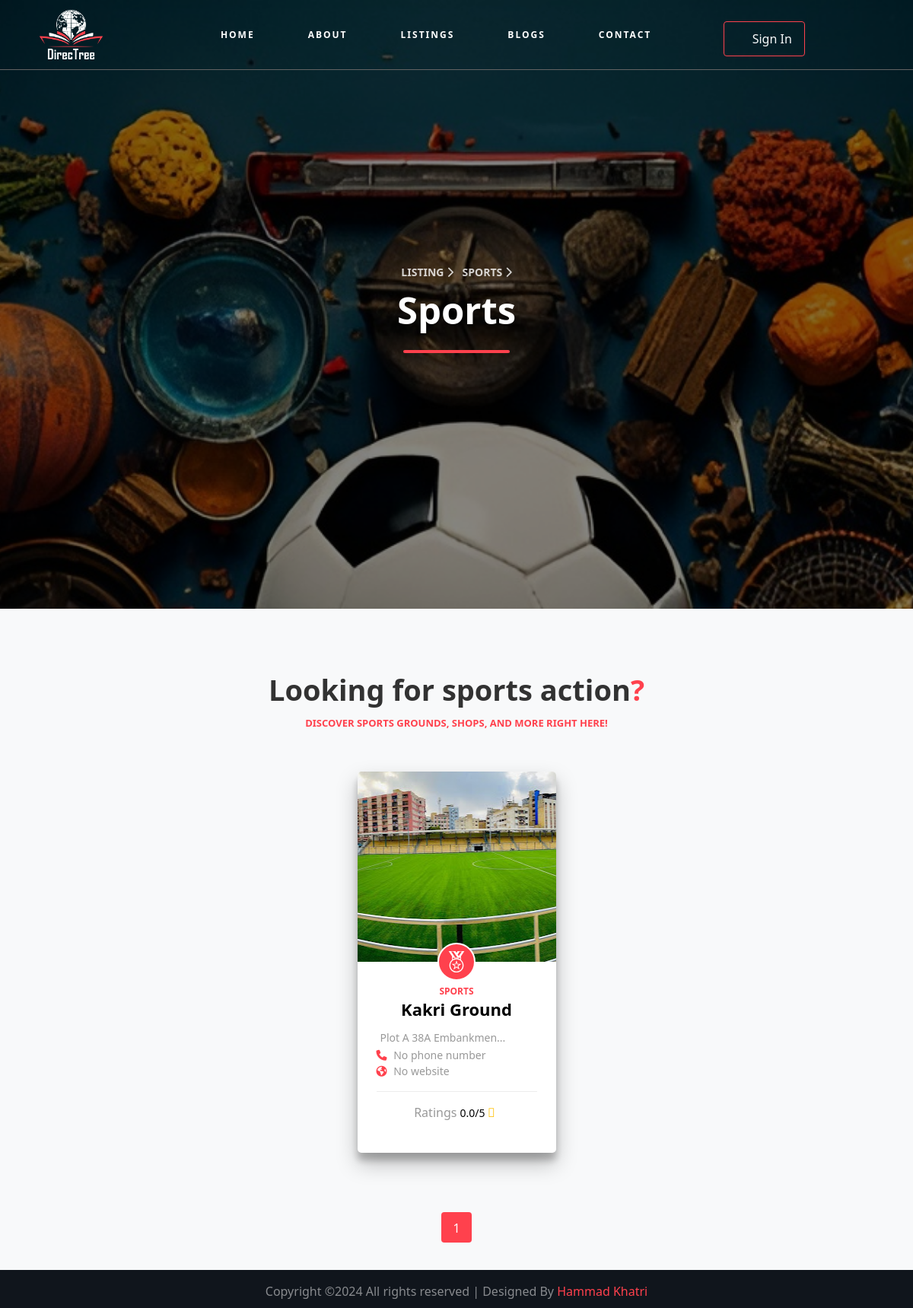
The app's page /sports.php with its own data.
### tables this page shows
CREATE TABLE `listings` (
  `id` int(11) NOT NULL,
  `username` text NOT NULL,
  `listing_cat` varchar(250) NOT NULL,
  `name` text NOT NULL,
  `desciption` text NOT NULL,
  `address` text NOT NULL,
  `location` text NOT NULL,
  `open_time` time NOT NULL,
  `close_time` time NOT NULL,
  `phone` text NOT NULL,
  `website` text NOT NULL,
  `picture` text NOT NULL,
  `status` enum('pending','approved','rejected') NOT NULL,
  `add_time` datetime NOT NULL DEFAULT current_timestamp()
);

### sports.php (the view, shortened to what this page needs)
<!DOCTYPE html>
<html lang="en">
<head>
    <link href="https://cdn.jsdelivr.net/npm/bootstrap@5.0.2/dist/css/bootstrap.min.css" rel="stylesheet"
>
    <link rel="stylesheet" href="https://cdn.jsdelivr.net/npm/aos@2.3.4/dist/aos.css">
    <link rel="stylesheet" href="css/simple-line-icons.css">
    <link rel="stylesheet" href="https://cdnjs.cloudflare.com/ajax/libs/font-awesome/6.6.0/css/all.min.css">
    <link rel="stylesheet" href="https://cdnjs.cloudflare.com/ajax/libs/ionicons/4.5.6/css/ionicons.min.css">
    <link rel="stylesheet" href="css/themify-icons.css">
    <link rel="stylesheet" href="css/set1.css">
    <link rel="stylesheet" href="css/style.css">
</head>
<body data-aos-easing="ease" data-aos-duration="400" data-aos-delay="0">
    <?php
    include 'partials/_nav.php';
    ?>
    <section id="sports-hero" class="d-flex align-items-center">
        <div class="overlay"></div>
        <div class="container-fluid">
            <div class="row no-gutters slider-text align-items-center justify-content-center">
                <div class="col-lg-8 text-center pb-5 mt-5 ">
                    <div class="row text-center justify-content-center">
                        <div class="col-lg-9">
                            <p class="breadcrumbs text-center">
                                <span class="me-2">
                                    <a href="listing.php">
                                        Listing
                                        <i class="fa fa-chevron-right"></i>
                                    </a>
                                </span>
                                <span>
                                    Sports
                                    <i class="fa fa-chevron-right"></i>
                                </span>
                            <div class="styled-heading">
                                <h1>Sports</h1>
                            </div>
                            </p>
                        </div>
                    </div>
                </div>
            </div>
        </div>
    </section>
    <section id="sports" class="ftco-section mb-0 bg-light">
        <div class="container-xl">
            <div class="row justify-content-center mb-5 mt-5">
                <div class="col-md-12 heading-section text-center" data-aos="fade-up" data-aos-duration="1000">
                    <h2>
                        Looking for sports action<span>?</span>
                    </h2>
                    <span class="subheading">Discover sports grounds, shops, and more right here!</span>
                </div>
            </div>
        </div>
        <div class="container">
            <div class="row justify-content-center">
            <?php
                $page = isset($_GET['page']) ? $_GET['page'] : 1;
                $limit = 8;
                $offset = ($page - 1) * $limit;
                $sql = "SELECT * FROM `listings` WHERE `listing_cat` = 'sports' AND `status` = 'approved' ORDER BY `id` LIMIT $limit OFFSET $offset";
                $result = mysqli_query($conn, $sql);
                if (mysqli_num_rows($result) > 0) {
                    while ($row = mysqli_fetch_assoc($result)) {
                ?>
                        <div class="col-md-6 col-lg-3 d-flex align-items-stretch aos-init aos-animate" data-aos="fade-up"
                            data-aos-delay="100" data-aos-duration="1000">
                            <div class="listing-wrap">
                                <a href="admin/listing/<?php echo $row['picture']; ?>"
                                    class="img img-property d-flex align-items-center justify-content-center glightbox"
                                    style="background-image: url(admin/listing/<?php echo $row['picture']; ?>); background-position: center;">
                                </a>
                                <div class="text text-center">
                                    <?php
                                    include 'partials/_svgLogic.php';
                                    ?>
                                    <span class="subheading"><?php echo $row['listing_cat']; ?></span>
                                    <h3><a href="details.php?id=<?php echo $row['id']; ?>#details-hero"><?php echo substr($row['name'], 0, 17); ?></a></h3>
                                    <ul>
                                        <li>
                                            <p><span class="ion-ios-pin" style="font-size: 18px;"></span>
                                                <?php echo substr($row['address'], 0, 20) . '...'; ?>
                                            </p>
                                        </li>
                                        <li>
                                            <p><span class="fa fa-phone"></span>
                                                <?php
                                                if (isset($row['phone']) && !empty($row['phone'])) {
                                                    echo $row['phone'];
                                                } else {
                                                    echo 'No phone number';
                                                }
                                                ?>
                                            </p>
                                        </li>
                                        <li>
                                            <p>
                                                <span class="fa fa-earth"></span>
                                                <?php
                                                if (isset($row['website']) && !empty($row['website'])) {
                                                    echo substr($row['website'], 0, 25) . '...';
                                                } else {
                                                    echo 'No website';
                                                }
                                                ?>
                                            </p>
                                        </li>
                                    </ul>
                                    <div class="info-wrap2 d-flex align-items-center mb-3">
                                        <p class="review">
                                            <span class="rev">Ratings <small>
                                                    <?php
                                                    $good = 0;
                                                    $bad = 0;
                                                    $totalRating = $good + $bad;
                                                    if ($totalRating > 0) {
                                                        $ratingPer = ($good / $totalRating) * 5;
                                                    } else {
                                                        $ratingPer = 0;
                                                    }
                                                    echo round($ratingPer) . '.0/5';
                                                    ?>
                                                </small>
                                                <span class="ico ion-ios-star"></span>
                                            </span>
                                            <br>
                                        </p>
                                    </div>
                                </div>
                            </div>
                        </div>
                <?php
                    }
                }
                ?>
            </div>
            <?php
            $sql = "SELECT COUNT(*) AS total FROM `listings` WHERE `listing_cat` = 'sports' AND `status` = 'approved'";
            $totalResult = mysqli_query($conn, $sql);
            $totalRow = mysqli_fetch_assoc($totalResult);
            $totalBlogs = $totalRow['total'];
            $pages = ceil($totalBlogs / $limit);
            ?>
            <div class="row mt-5">
                <div class="col text-center">
                    <div class="block-27">
                        <ul>
                            <?php for ($i = 1; $i <= $pages; $i++): ?>
                                <li class="<?php echo ($i == $page) ? 'active' : ''; ?>">
                                    <?php if ($i == $page): ?>
                                        <span><?php echo $i; ?></span>
                                    <?php else: ?>
                                        <a href="?page=<?php echo $i; ?>"><?php echo $i; ?></a>
                                    <?php endif; ?>
                                </li>
                            <?php endfor; ?>
                        </ul>
                    </div>
                </div>
            </div>
        </div>
    </section>
    <?php
    include 'partials/_footer.php';
    ?>
</body>
</html>

### partials/_svgLogic.php (shortened to what this page needs)
<?php
            if ($row['listing_cat'] === 'Food & Drink') {
                echo'
                <a href="food_drink.php">
                                <div class="icon d-flex align-items-center justify-content-center">
                                    <svg version="1.1" id="Layer_1" xmlns="http://www.w3.org/2000/svg"
                                        xmlns:xlink="http://www.w3.org/1999/xlink" viewBox="0 0 503.607 503.607"
                                        xml:space="preserve">
                                        <g transform="translate(1 1)">
                                            <g>
                                                <path
                                                    d="M485.82,82.92H376.705V46.109l54.557-31.176c4.197-2.518,5.875-7.554,3.357-11.751s-7.554-5.036-11.751-3.357 l-58.754,33.574c-0.418,0.251-0.794,0.533-1.147,0.831c-1.922,1.465-3.05,3.81-3.05,6.723V82.92H250.803 c-9.233,0-16.787,7.554-16.787,16.787v33.574c0,6.308,3.529,11.829,8.709,14.696l1.666,33.32 c-20.724-3.946-43.922-6.048-69.129-6.048C69.505,175.248-1,212.179-1,267.576v8.393c0,9.233,7.554,16.787,16.787,16.787h8.393 v18.997c-12.177,3.394-21.682,12.859-24.341,25.489c-1.679,9.233,0.839,18.466,6.715,26.02c4.225,5.432,10.622,9.55,17.626,11.754 v9.251C10.294,384.717-1,396.277-1,410.264v15.948c0,13.987,11.294,25.547,25.18,25.998v25.202c0,14.269,10.911,25.18,25.18,25.18 h251.803h151.921c13.43,0,24.341-10.911,25.18-24.341l15.649-330.285c5.17-2.87,8.692-8.384,8.692-14.686V99.707 C502.607,90.474,495.052,82.92,485.82,82.92z M250.803,99.707H485.82v33.574H250.803V99.707z M40.967,384.245v-8.446 c5.448-1.186,10.649-3.6,15.108-7.501c4.197-4.197,7.554-10.072,9.233-16.787h26.02c4.197,14.269,16.787,25.18,32.734,25.18 c15.948,0,29.377-10.911,32.734-25.18h36.092c4.197,14.269,16.787,25.18,32.734,25.18c15.948,0,29.377-10.911,32.734-25.18h26.859 c1.679,6.715,4.197,12.59,9.233,16.787c4.259,3.651,9.404,6.411,15.108,7.658v8.289H40.967z M338.692,316.947 c-3.615-2.959-7.811-5.23-12.348-6.564v-17.626h8.393c9.233,0,16.787-7.554,16.787-16.787v-8.393c0-1.129-0.037-2.25-0.092-3.365 c-0.005-0.089-0.009-0.178-0.014-0.267c-0.56-10.565-3.6-20.524-9.646-29.875c-0.369-0.588-0.756-1.171-1.146-1.752 c8.389-4.192,17.617-6.708,27.683-6.708c32.734,0,58.754,26.02,58.754,58.754s-26.02,58.754-58.754,58.754 c-5.875,0-10.911-0.839-16.787-2.518C350.966,331.104,345.945,322.728,338.692,316.947z M15.787,267.576 c0-44.485,65.469-75.541,159.475-75.541c76.159,0,133.582,20.385,152.643,51.778c4.549,7.698,6.832,15.73,6.832,23.762v8.393 h-16.787H32.574H15.787V267.576z M309.557,292.756v16.787H40.967v-16.787H309.557z M19.984,352.349 c-2.518-2.518-4.197-6.715-3.357-12.59c0.839-7.554,9.233-13.43,17.626-13.43h283.698c8.253,0,16.487,8.115,16.761,16.366 c-0.274,8.224-8.522,15.544-17.6,16.369c-0.979,0-1.909,0.236-2.765,0.639c-3.17-0.406-5.659-1.509-8.147-3.997 c-3.357-2.518-5.036-7.554-5.036-12.59c0-5.036-3.357-8.393-8.393-8.393h-41.967c-5.036,0-8.393,3.357-8.393,8.393 c0,9.233-7.554,16.787-16.787,16.787s-16.787-7.554-16.787-16.787c0-5.036-3.357-8.393-8.393-8.393h-50.361 c-5.036,0-8.393,3.357-8.393,8.393c0,9.233-7.554,16.787-16.787,16.787s-16.787-7.554-16.787-16.787 c0-5.036-3.357-8.393-8.393-8.393H57.754c-5.036,0-8.393,3.357-8.393,8.393c0,5.036-1.679,10.072-5.036,11.751 c-2.518,3.357-6.715,4.197-10.911,4.197C28.377,359.064,23.341,356.546,19.984,352.349z M15.787,427.051v-15.948 c0-10.911,9.233-10.072,9.233-10.072h7.554h285.377h8.393c5.036,0,9.233,4.197,9.233,9.233v15.948 c0,5.036-4.197,9.233-9.233,9.233h-8.393H32.574H25.02C19.984,435.445,15.787,431.248,15.787,427.051z M40.967,477.412v-25.18 h268.59v25.18c0,5.036-3.357,8.393-8.393,8.393H49.361C44.325,485.805,40.967,482.448,40.967,477.412z M461.479,477.412 c0,5.036-4.197,8.393-8.393,8.393H324.991c0.631-1.881,1.055-3.87,1.241-5.947c0.068-0.536,0.112-1.071,0.112-1.607v-0.839 v-24.341c11.206-0.659,20.338-7.532,23.744-17.363c1.277-2.949,2.079-6.151,2.276-9.496v-15.948 c0-14.269-11.751-26.02-26.02-26.02v-7.904c10.101-2.746,18.231-9.898,22.313-19.034c6.339,1.818,12.802,2.597,19.654,2.597 c41.967,0,75.541-33.574,76.38-76.38c0-41.967-33.574-75.541-75.541-75.541c-14.46,0-27.671,3.747-39.64,11.22 c-15.491-14.839-38.644-26.471-67.803-34.032l-1.672-35.103h217.39L461.479,477.412z" />
                                            </g>
                                        </g>
                                    </svg>
                                </div>
                            </a>
                ';
            }elseif ($row['listing_cat'] === 'Sports') {
                echo '
                <a href="sports.php">
                                <div class="icon d-flex align-items-center justify-content-center">
                                    <svg viewBox="0 0 64 64" xmlns="http://www.w3.org/2000/svg"
                                        xmlns:xlink="http://www.w3.org/1999/xlink" aria-hidden="true" role="img"
                                        class="iconify iconify--emojione-monotone" preserveAspectRatio="xMidYMid meet">
                                        <path
                                            d="M32.001 27.927l-3.246 9.989H18.251l8.498 6.174l-3.248 9.988l8.5-6.172l8.498 6.172l-3.248-9.988l8.498-6.174H35.245l-3.244-9.989m2.838 15.12l1.752 5.396l-4.59-3.336l-4.594 3.336l1.756-5.396l-4.592-3.336h5.676l1.754-5.396l1.754 5.396h5.674l-4.59 3.336">
                                        </path>
                                        <path
                                            d="M44.657 26.519v-8.698c0-.364-.199-.67-.481-.86L54 2H35.165l-3.164 4.746L28.837 2H10l9.823 14.96a1.04 1.04 0 0 0-.48.861v8.698C14.862 30.187 12 35.758 12 42c0 11.045 8.955 20 20 20h.001c.681 0 1.354-.035 2.017-.102C44.115 60.887 52 52.365 52 42c0-6.242-2.862-11.813-7.343-15.481M40.826 3h6.328l-8.825 13.239l-3.164-4.746L40.826 3m.667 17.985l.973-1.458c.052.125.082.261.082.404v4.219a.994.994 0 0 1-.297.7C39.251 23.052 35.752 22 32 22a19.87 19.87 0 0 0-10.251 2.851a.996.996 0 0 1-.297-.701v-4.219c0-.143.03-.28.082-.404l.973 1.459h18.986zM16.846 3h6.328l11.324 16.985H28.17L16.846 3M32 59c-9.388 0-17-7.611-17-17s7.612-17 17-17s17 7.611 17 17s-7.612 17-17 17">
                                        </path>
                                    </svg>
                                </div>
                            </a>
                ';
            }
?>

### records on screen
listings: picture (picture), listing_cat "SPORTS", name "Kakri Ground", address "Plot A 38A Embankmen", phone "No phone number", website "No website", ratingPer "0"
